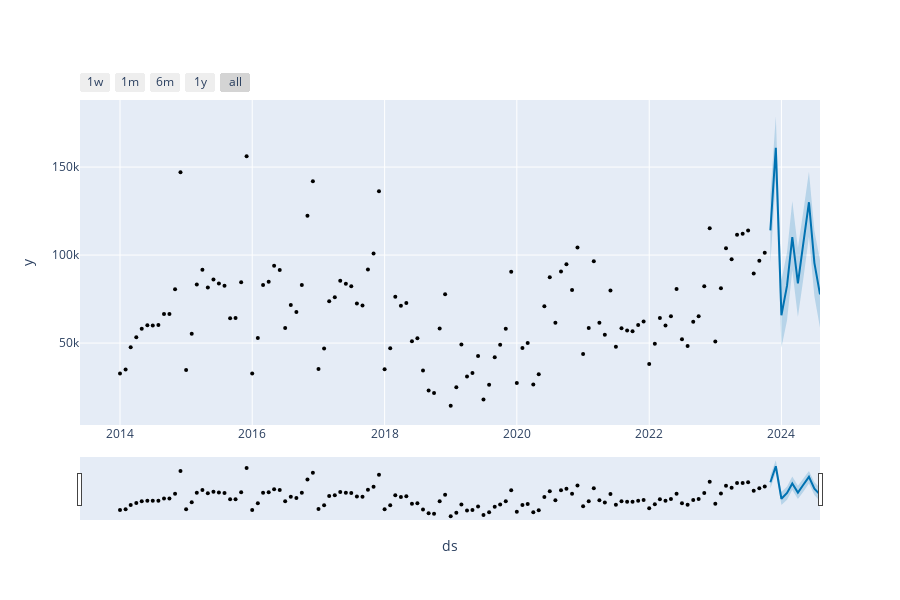

Source (notebook cell):
### Code cell
from prophet.plot import plot_plotly
import plotly.offline as py 

fig = plot_plotly(m,forecast)
py.iplot(fig)
